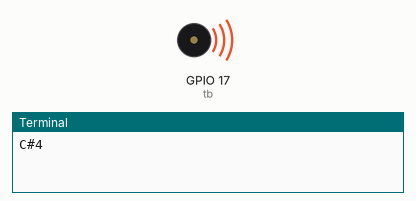
Recording of a program running on a simulated Raspberry Pi (BCM pin numbers). Parts: buzzer (waves = sounding), the last lines printed to the terminal. At 7.3 s the program stops and its outputs stay as they are.

Above: at 0.2 s.
At 7.4 s:
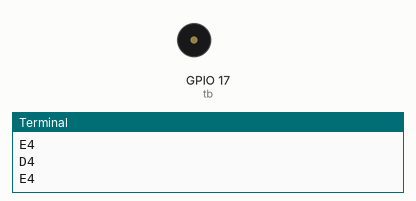
Timing chart, 0 to 8.8 s (numbered marks = the images above):
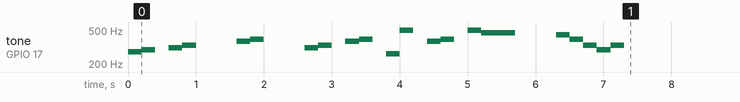

The program:

1.2.2_PassiveBuzzer_zero.py
```python
#!/usr/bin/env python3
from gpiozero import TonalBuzzer
from time import sleep

# Initialize a TonalBuzzer connected to GPIO pin 17
tb = TonalBuzzer(17)  # Update this pin number based on your setup

def play(tune):
    """
    Play a musical tune using the buzzer.
    :param tune: List of tuples (note, duration), where each tuple represents a note and its duration.
    """
    for note, duration in tune:
        print(note)  # Output the current note being played
        tb.play(note)  # Play the note on the buzzer
        sleep(float(duration))  # Delay for the duration of the note
    tb.stop()  # Stop playing after the tune is complete

# Define a musical tune as a sequence of notes and durations
tune = [('C#4', 0.2), ('D4', 0.2), (None, 0.2),
    ('Eb4', 0.2), ('E4', 0.2), (None, 0.6),
    ('F#4', 0.2), ('G4', 0.2), (None, 0.6),
    ('Eb4', 0.2), ('E4', 0.2), (None, 0.2),
    ('F#4', 0.2), ('G4', 0.2), (None, 0.2),
    ('C4', 0.2), ('B4', 0.2), (None, 0.2),
    ('F#4', 0.2), ('G4', 0.2), (None, 0.2),
    ('B4', 0.2), ('Bb4', 0.5), (None, 0.6),
    ('A4', 0.2), ('G4', 0.2), ('E4', 0.2),
    ('D4', 0.2), ('E4', 0.2)]

try:
    play(tune)  # Execute the play function to start playing the tune

except KeyboardInterrupt:
    # Handle KeyboardInterrupt for graceful termination
    pass
```

Measured:
- by itself, tone on GPIO 17 (tb): plays 277 Hz for 0.20 s, 294 Hz for 0.20 s, 311 Hz for 0.20 s, 330 Hz for 0.20 s, 370 Hz for 0.20 s, 392 Hz for 0.20 s … (21 notes in this stretch)
